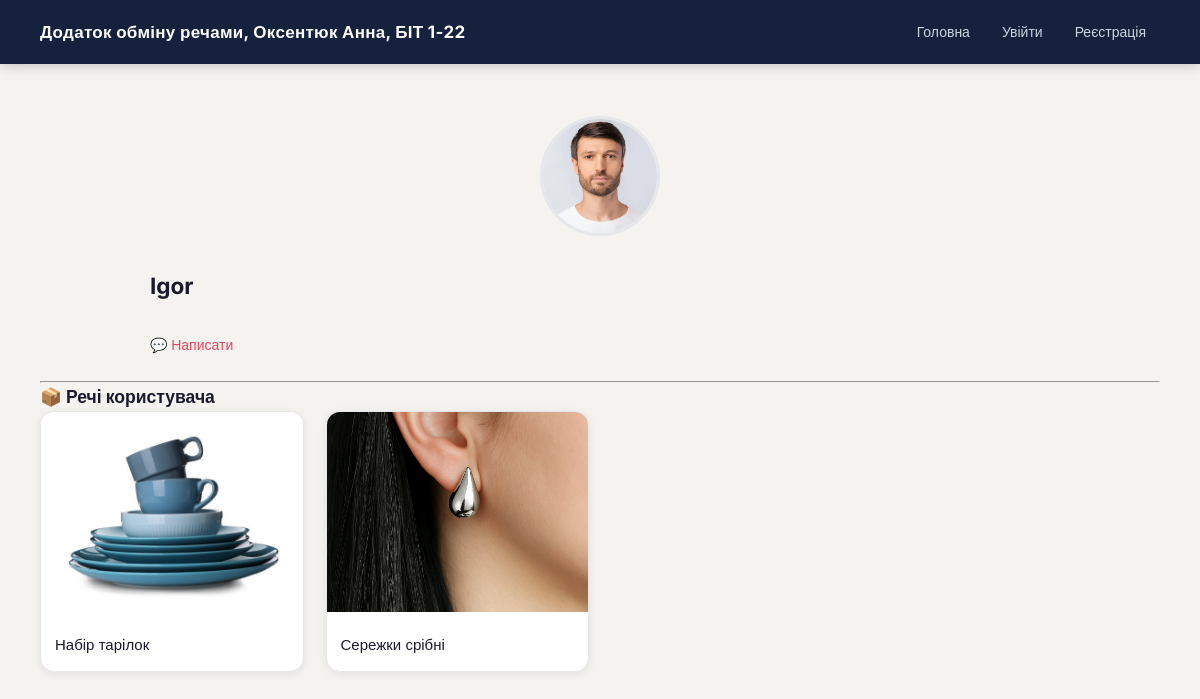
The page /user/4/ on the database as committed earlier.
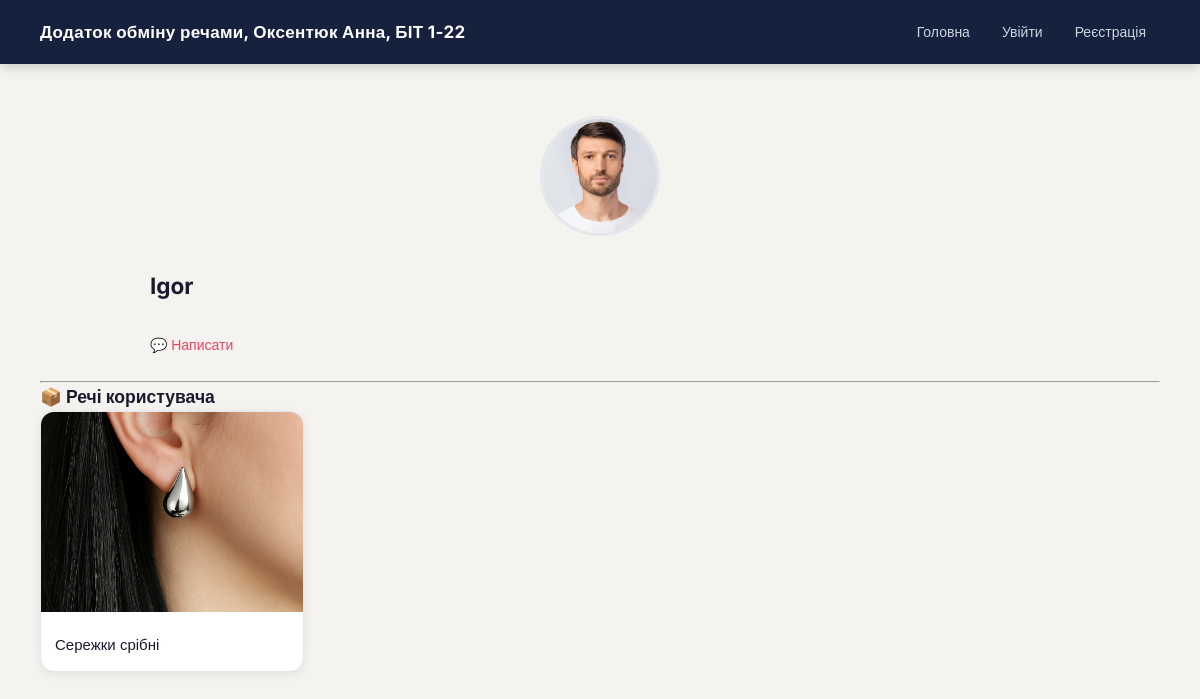
The same page on the database as committed later.
### main/models.py (models this page shows, shortened)
class UserProfile(models.Model):
    user = models.OneToOneField(User, on_delete=models.CASCADE)
    phone = models.CharField(max_length=20, blank=True)
    location = models.CharField(max_length=100, blank=True)
    avatar = models.ImageField(upload_to='avatars/', blank=True, null=True)

class Item(models.Model):
    title = models.CharField(max_length=100)          # назва речі
    description = models.TextField()                  # опис
    image = models.ImageField(upload_to='items/', blank=True, null=True)  # фото
    category = models.ForeignKey(Category, on_delete=models.SET_NULL, null=True)
    owner = models.ForeignKey(User, on_delete=models.CASCADE)
    available = models.BooleanField(default=True)     # чи доступна річ

### main/views.py (the view)
# urls.py: path('user/<int:user_id>/', views.user_profile, name='user_profile'),
def user_profile(request, user_id):
    user = get_object_or_404(User, id=user_id)
    profile, _ = UserProfile.objects.get_or_create(user=user)
    items = Item.objects.filter(owner=user, available=True)
    return render(request, 'main/user_profile.html', {
        'profile_user': user,
        'profile': profile,
        'items': items
    })

### main/templates/main/user_profile.html (shortened to what this page needs)
{% extends 'main/base.html' %}
{% block content %}
<div class="profile">
    {% if profile.avatar %}
        <img src="{{ profile.avatar.url }}" class="avatar">
    {% else %}
        <div class="avatar-placeholder">👤</div>
    {% endif %}
    <h2>{{ profile_user.username }}</h2>
    <a href="{% url 'chat' profile_user.id %}" class="primary-link">
        💬 Написати
    </a>
</div>
<hr>
<h3>📦 Речі користувача</h3>
<div class="items">
    {% for item in items %}
        <div class="item">
            <a href="{% url 'item_detail' item.id %}">
                {% if item.image %}
                    <img src="{{ item.image.url }}">
                {% endif %}
                <div class="item-content">
                    <p>{{ item.title }}</p>
                </div>
            </a>
        </div>
    {% empty %}
        <p>Немає речей</p>
    {% endfor %}
</div>
{% endblock %}

### main/templates/main/base.html (shortened to what this page needs)
{% load static %}
<!DOCTYPE html>
<html lang="uk">
    <head>
        <link rel="stylesheet" href="{% static 'css/style.css' %}">
    </head>
<body>
<div class="navbar">
    <div class="logo">Додаток обміну речами, Оксентюк Анна, БІТ 1-22</div>
    <div class="nav-links">
        <a href="{% url 'home' %}">Головна</a>
        {% if request.user.is_authenticated %}
            <a href="{% url 'profile' %}">Профіль</a>
            <a href="{% url 'my_chats' %}">Чати</a>
            <a href="{% url 'logout' %}">Вийти</a>
        {% else %}
            <a href="{% url 'login' %}">Увійти</a>
            <a href="{% url 'register' %}">Реєстрація</a>
        {% endif %}
    </div>
</div>
<div class="container">
    {% block content %}
    {% endblock %}
</div>
</body>
</html>

### main/static/css/style.css (style rules this page uses)
:root { --bg: #F5F3EF; --dark: #1A1A2E; --navbar-bg: #16213E; --accent: #E94560; --accent-hover: #c73652; --secondary: #0F3460; --text: #1A1A2E; --text-muted: #6B7280; --card: #FFFFFF; --border: #E5E7EB; --shadow: rgba(0, 0, 0, 0.08); }
* { box-sizing: border-box; margin: 0; padding: 0; }
body { font-family: 'Inter', Arial, sans-serif; background-color: var(--bg); color: var(--text); line-height: 1.6; font-size: 15px; }
.navbar { background-color: var(--navbar-bg); padding: 14px 40px; display: flex; justify-content: space-between; align-items: center; flex-wrap: wrap; gap: 10px; box-shadow: 0 2px 12px rgba(0,0,0,0.2); }
.logo { color: #FFFFFF; font-size: 17px; font-weight: 700; letter-spacing: 0.3px; }
.nav-links { display: flex; flex-wrap: wrap; gap: 4px; }
.nav-links a { color: #CBD5E1; text-decoration: none; font-size: 14px; font-weight: 500; padding: 7px 14px; border-radius: 8px; transition: all 0.2s; }
.container { max-width: 1200px; margin: 0 auto; padding: 28px 40px; }
.items { display: grid; grid-template-columns: repeat(auto-fill, minmax(230px, 1fr)); gap: 22px; }
.item { background: var(--card); border-radius: 14px; overflow: hidden; box-shadow: 0 2px 10px var(--shadow); border: 1px solid var(--border); display: flex; flex-direction: column; transition: all 0.25s; }
.item a { text-decoration: none; color: inherit; }
.item img { width: 100%; height: 200px; object-fit: cover; }
.item-content { padding: 14px; display: flex; flex-direction: column; gap: 6px; }
.profile { max-width: 900px; margin: 24px auto; display: flex; flex-direction: column; gap: 20px; }
.avatar, .avatar-placeholder { width: 120px; height: 120px; border-radius: 50%; margin: 0 auto 12px; object-fit: cover; border: 3px solid var(--border); }
.primary-link { display: inline-block; margin-top: 10px; color: var(--accent); font-weight: 500; text-decoration: none; font-size: 14px; }

Rows that differ between the two databases and show on the page:
no longer on this page (row edited): Item: image (picture), title "Набір тарілок"
